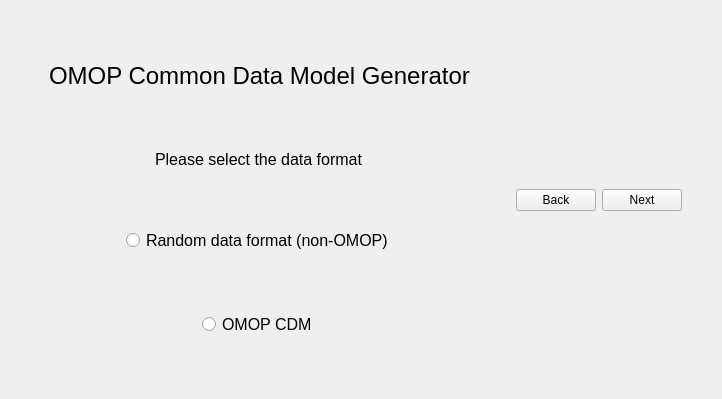
<?xml version="1.0" encoding="UTF-8"?>
<ui version="4.0">
 <class>MainWindow</class>
 <widget class="QMainWindow" name="MainWindow">
  <property name="geometry">
   <rect>
    <x>0</x>
    <y>0</y>
    <width>722</width>
    <height>399</height>
   </rect>
  </property>
  <property name="windowTitle">
   <string>MainWindow</string>
  </property>
  <widget class="QWidget" name="centralwidget">
   <layout class="QFormLayout" name="formLayout">
    <item row="0" column="0">
     <layout class="QVBoxLayout" name="verticalLayout">
      <item>
       <spacer name="verticalSpacer_5">
        <property name="orientation">
         <enum>Qt::Vertical</enum>
        </property>
        <property name="sizeHint" stdset="0">
         <size>
          <width>20</width>
          <height>40</height>
         </size>
        </property>
       </spacer>
      </item>
      <item>
       <layout class="QHBoxLayout" name="horizontalLayout">
        <item>
         <spacer name="horizontalSpacer">
          <property name="orientation">
           <enum>Qt::Horizontal</enum>
          </property>
          <property name="sizeHint" stdset="0">
           <size>
            <width>40</width>
            <height>20</height>
           </size>
          </property>
         </spacer>
        </item>
        <item>
         <widget class="QLabel" name="title_label">
          <property name="font">
           <font>
            <pointsize>18</pointsize>
           </font>
          </property>
          <property name="text">
           <string>OMOP Common Data Model Generator</string>
          </property>
         </widget>
        </item>
        <item>
         <spacer name="horizontalSpacer_2">
          <property name="orientation">
           <enum>Qt::Horizontal</enum>
          </property>
          <property name="sizeHint" stdset="0">
           <size>
            <width>40</width>
            <height>20</height>
           </size>
          </property>
         </spacer>
        </item>
       </layout>
      </item>
      <item>
       <spacer name="verticalSpacer">
        <property name="orientation">
         <enum>Qt::Vertical</enum>
        </property>
        <property name="sizeHint" stdset="0">
         <size>
          <width>20</width>
          <height>40</height>
         </size>
        </property>
       </spacer>
      </item>
      <item>
       <layout class="QHBoxLayout" name="horizontalLayout_2">
        <item>
         <spacer name="horizontalSpacer_3">
          <property name="orientation">
           <enum>Qt::Horizontal</enum>
          </property>
          <property name="sizeHint" stdset="0">
           <size>
            <width>40</width>
            <height>20</height>
           </size>
          </property>
         </spacer>
        </item>
        <item>
         <widget class="QLabel" name="des_label_2">
          <property name="font">
           <font>
            <pointsize>12</pointsize>
           </font>
          </property>
          <property name="text">
           <string>Please select the data format</string>
          </property>
         </widget>
        </item>
        <item>
         <spacer name="horizontalSpacer_4">
          <property name="orientation">
           <enum>Qt::Horizontal</enum>
          </property>
          <property name="sizeHint" stdset="0">
           <size>
            <width>40</width>
            <height>20</height>
           </size>
          </property>
         </spacer>
        </item>
       </layout>
      </item>
      <item>
       <spacer name="verticalSpacer_2">
        <property name="orientation">
         <enum>Qt::Vertical</enum>
        </property>
        <property name="sizeHint" stdset="0">
         <size>
          <width>20</width>
          <height>40</height>
         </size>
        </property>
       </spacer>
      </item>
      <item>
       <layout class="QHBoxLayout" name="horizontalLayout_3">
        <item>
         <spacer name="horizontalSpacer_5">
          <property name="orientation">
           <enum>Qt::Horizontal</enum>
          </property>
          <property name="sizeHint" stdset="0">
           <size>
            <width>40</width>
            <height>20</height>
           </size>
          </property>
         </spacer>
        </item>
        <item>
         <widget class="QRadioButton" name="Random_radioButton">
          <property name="font">
           <font>
            <pointsize>12</pointsize>
           </font>
          </property>
          <property name="text">
           <string>Random data format (non-OMOP)</string>
          </property>
         </widget>
        </item>
        <item>
         <spacer name="horizontalSpacer_6">
          <property name="orientation">
           <enum>Qt::Horizontal</enum>
          </property>
          <property name="sizeHint" stdset="0">
           <size>
            <width>40</width>
            <height>20</height>
           </size>
          </property>
         </spacer>
        </item>
       </layout>
      </item>
      <item>
       <spacer name="verticalSpacer_3">
        <property name="orientation">
         <enum>Qt::Vertical</enum>
        </property>
        <property name="sizeHint" stdset="0">
         <size>
          <width>20</width>
          <height>40</height>
         </size>
        </property>
       </spacer>
      </item>
      <item>
       <layout class="QHBoxLayout" name="horizontalLayout_4">
        <item>
         <spacer name="horizontalSpacer_7">
          <property name="orientation">
           <enum>Qt::Horizontal</enum>
          </property>
          <property name="sizeHint" stdset="0">
           <size>
            <width>40</width>
            <height>20</height>
           </size>
          </property>
         </spacer>
        </item>
        <item>
         <widget class="QRadioButton" name="OMOP_radioButton_2">
          <property name="font">
           <font>
            <pointsize>12</pointsize>
           </font>
          </property>
          <property name="text">
           <string>OMOP CDM</string>
          </property>
         </widget>
        </item>
        <item>
         <spacer name="horizontalSpacer_8">
          <property name="orientation">
           <enum>Qt::Horizontal</enum>
          </property>
          <property name="sizeHint" stdset="0">
           <size>
            <width>40</width>
            <height>20</height>
           </size>
          </property>
         </spacer>
        </item>
       </layout>
      </item>
      <item>
       <spacer name="verticalSpacer_4">
        <property name="orientation">
         <enum>Qt::Vertical</enum>
        </property>
        <property name="sizeHint" stdset="0">
         <size>
          <width>20</width>
          <height>40</height>
         </size>
        </property>
       </spacer>
      </item>
     </layout>
    </item>
    <item row="0" column="1">
     <layout class="QVBoxLayout" name="verticalLayout_2">
      <item>
       <spacer name="verticalSpacer_7">
        <property name="orientation">
         <enum>Qt::Vertical</enum>
        </property>
        <property name="sizeHint" stdset="0">
         <size>
          <width>20</width>
          <height>40</height>
         </size>
        </property>
       </spacer>
      </item>
      <item>
       <layout class="QHBoxLayout" name="horizontalLayout_5">
        <item>
         <spacer name="horizontalSpacer_10">
          <property name="orientation">
           <enum>Qt::Horizontal</enum>
          </property>
          <property name="sizeHint" stdset="0">
           <size>
            <width>40</width>
            <height>20</height>
           </size>
          </property>
         </spacer>
        </item>
        <item>
         <widget class="QPushButton" name="back_Button">
          <property name="text">
           <string>Back</string>
          </property>
         </widget>
        </item>
        <item>
         <widget class="QPushButton" name="next_Button">
          <property name="text">
           <string>Next</string>
          </property>
         </widget>
        </item>
        <item>
         <spacer name="horizontalSpacer_9">
          <property name="orientation">
           <enum>Qt::Horizontal</enum>
          </property>
          <property name="sizeHint" stdset="0">
           <size>
            <width>98</width>
            <height>20</height>
           </size>
          </property>
         </spacer>
        </item>
       </layout>
      </item>
      <item>
       <spacer name="verticalSpacer_6">
        <property name="orientation">
         <enum>Qt::Vertical</enum>
        </property>
        <property name="sizeHint" stdset="0">
         <size>
          <width>20</width>
          <height>40</height>
         </size>
        </property>
       </spacer>
      </item>
     </layout>
    </item>
   </layout>
  </widget>
 </widget>
 <resources/>
 <connections/>
</ui>
